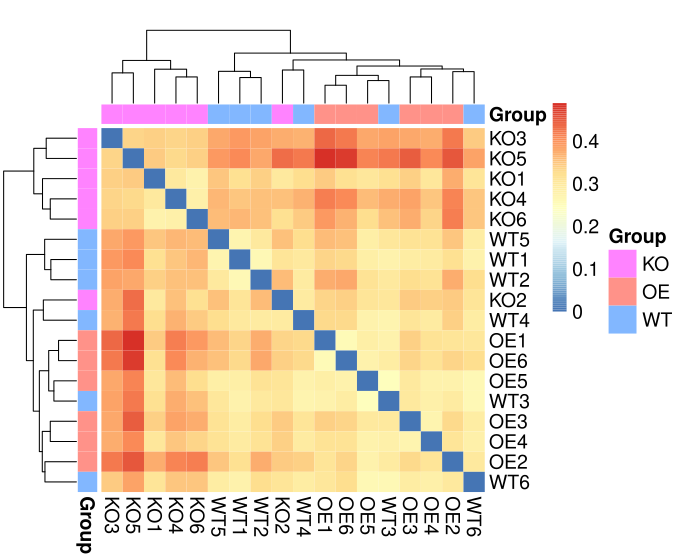

R code for this plot:

if (FALSE){
	install.packages("pheatmap", repo="http://cran.us.r-project.org")
}

library(grid)
library(pheatmap)

if(1){
	library(RColorBrewer)
}

find_coordinates = function(n, gaps, m=1:n) {
	if(length(gaps)==0){
		return(list(coord=unit(m/n, "npc"), size=unit(1/n,"npc")))
	}

	if(max(gaps)>n){
		stop("Gaps do not match matrix size")
	}

	size = (1/n)*(unit(1, "npc")-length(gaps)*unit("4", "bigpts"))

	gaps2 = apply(sapply(gaps, function(gap, x){x>gap}, m), 1, sum)
	coord = m * size + (gaps2 * unit("4", "bigpts"))

	return(list(coord=coord, size=size))
}


vjust <- 0
hjust <- 0.5

if(270==270){
	vjust <- 0.5
	hjust <- 0
}else if(270==45){
	vjust <- .5
	hjust <- 1
}else if(270==0){
	vjust <- 1
	hjust <- 0.5
}



draw_colnames_custom <- function (coln, gaps, ...){
	coord = find_coordinates(length(coln),  gaps)
	x = coord$coord - 0.5 * coord$size
	if (270  == 90){
		hjust = 1
		vjust = 0.5
	}
	if (270  == 45){
		hjust = 1
		vjust = 0.5
	}

	res = textGrob(coln, x=x, y=unit(1, "npc")-unit(3, "bigpts"),
		vjust = vjust, hjust=hjust, rot=270, gp=gpar(...))
	return(res)
}


# Overwrite default draw_colnames with your own version
assignInNamespace(x="draw_colnames", value="draw_colnames_custom",
	ns=asNamespace("pheatmap"))

data <- read.table(file="result/beta/bray_curtis.txt", sep="\t", header=T, row.names=1,
	check.names=F, quote="", comment="")

if ("FALSE" != "FALSE"){
	#data[data==0] <- 1.0000001
	#data[data==1] <- 1.0001
	data <- FALSE(data+1)
}

if (1 == 1){
	legend_breaks = NA
} else if (1 == 2){
	if (Inf == Inf){
		summary_v <- c(t(data))
		legend_breaks <- unique(c(seq(summary_v[1]*0.95,summary_v[2],length=6),
		  seq(summary_v[2],summary_v[3],length=6),
		  seq(summary_v[3],summary_v[5],length=5),
		  seq(summary_v[5],summary_v[6]*1.05,length=5)))
	} else {
		legend_breaks <- unique(c(seq(summary_v[1]*0.95, Inf,
		 length=10), seq(Inf,summary_v[6]*1.05,length=10)))
	}

	if("FALSE" != "FALSE"){
		legend_breaks <- prettyNum(legend_breaks, digits=FALSE)
	}

	print(col)
	print(legend_breaks)
} else {
	legend_breaks <- c()
}


if ("temp/group.txt" != "NA") {
	annotation_row <- read.table(file="temp/group.txt", header=T,
		row.names=1, sep="\t", quote="", check.names=F, comment="")
} else {
	annotation_row <- NA
}

if ("temp/group.txt" != "NA") {
	annotation_col <- read.table(file="temp/group.txt", header=T,
		row.names=1, sep="\t", quote="", check.names=F, comment="")
	# Do not remember what this is for?
	#levs <- unique(unlist(lapply(annotation_col, unique)))
	#annotation_col <- data.frame(lapply(annotation_col, factor,
	#	levels=levs), row.names=rownames(annotation_col))
} else {
	annotation_col <- NA
}

data[data>Inf] <- Inf
if ("-Inf" != "-Inf"){
	data[data<-Inf] <- -Inf
}

if ("function" == "function"){
	color_vector <- colorRampPalette(rev(brewer.pal(n=7, name="RdYlBu")))(100)
} else if ("function" == "vector"){
	colfunc <- colorRampPalette(colorRampPalette(rev(brewer.pal(n=7, name="RdYlBu")))(100), bias=1)
	color_vector <- colfunc(30)
} else {
	color_vector <- colorRampPalette(rev(brewer.pal(n=7, name="RdYlBu")))(100)
}

ann_colors = list(NA)

if (ann_colors[1][1] == "NA") {
	ann_colors = NA
}

pheatmap(data, kmean_k=NA, color=color_vector,
scale="none", border_color=NA,
cluster_rows=TRUE, cluster_cols=TRUE,
breaks=legend_breaks, clustering_method="complete",
clustering_distance_rows="correlation",
clustering_distance_cols="correlation",
legend_breaks=legend_breaks, show_rownames=TRUE, show_colnames=TRUE,
main="", annotation_col=annotation_col,
annotation_row=annotation_row,
annotation_colors = ann_colors,
fontsize=14, filename="result/beta/bray_curtis.txt.pheatmap.pdf", width=6.9,
height=5.6)
